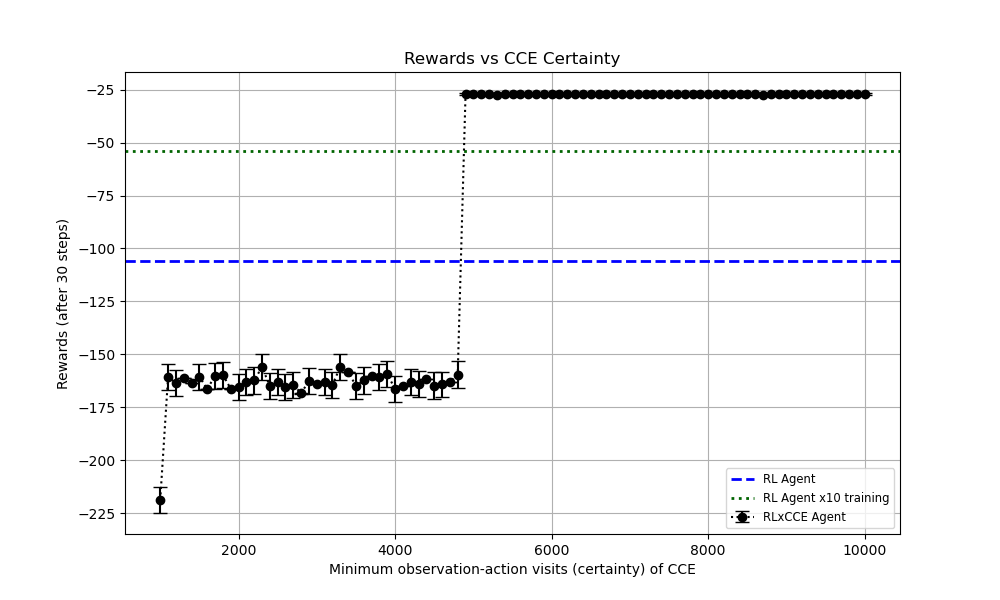

Generate this figure with Python:
import matplotlib.pyplot as plt
import pandas as pd
import os

# Directory containing the files
directory = "/scratch/egraham/CASTLE-GT/RL/implementation/Evaluation/plotting"

if not os.path.exists(directory):
    print(f"Directory does not exist: {directory}")
else:
    print(f"Directory found: {directory}")
    balances = []
    means = []
    std_devs = []

    # Iterate over each file in the directory
    for filename in sorted(os.listdir(directory)):
        if filename.startswith("B-PPOxCCE_balance") and filename.endswith(".txt"):
            file_path = os.path.join(directory, filename)
            balance = int(filename.split('balance')[1].split('.')[0])

            with open(file_path, 'r') as file:
                lines = file.readlines()

            for line in lines:
                if line.startswith("steps: 30"):
                    parts = line.split(',')
                    mean = float(parts[2].split('mean: ')[1].strip())
                    std_dev = float(parts[3].split('standard deviation')[1].strip())
                    
                    balances.append(balance)
                    means.append(mean)
                    std_devs.append(std_dev)
                    break

    # DataFrame from the collected data
    data = pd.DataFrame({
        'Balance': balances,
        'Mean': means,
        'Standard Deviation': std_devs
    })

  
    data_sorted = data.sort_values(by='Balance')

    # Plotting RLxCCE Agent
    plt.figure(figsize=(10, 6))
    plt.errorbar(data_sorted['Balance'], data_sorted['Mean'], yerr=data_sorted['Standard Deviation'], fmt='o:', capsize=5, color='black', label='RLxCCE Agent')

    # Mean Lines for purely PPO RL Agent (Red) and Extended (fully) Training RL Agent (Dark Green)
    rl_mean = -106.1025
    extended_rl_mean = -53.8897
    plt.axhline(y=rl_mean, color='blue', linestyle='dashed', linewidth=2, label='RL Agent')
    plt.axhline(y=extended_rl_mean, color='darkgreen', linestyle=':', linewidth=2, label='RL Agent x10 training')

    plt.title('Rewards vs CCE Certainty')
    plt.xlabel('Minimum observation-action visits (certainty) of CCE')
    plt.ylabel('Rewards (over 30 steps)')
    plt.grid(True)
    plt.legend(loc='lower right', fontsize='small')

    plt.savefig('/scratch/egraham/CASTLE-GT/RL/implementation/Results/plot-partial.png')
    print("Plot saved to CASTLE-GT/RL/implementation/Results/")